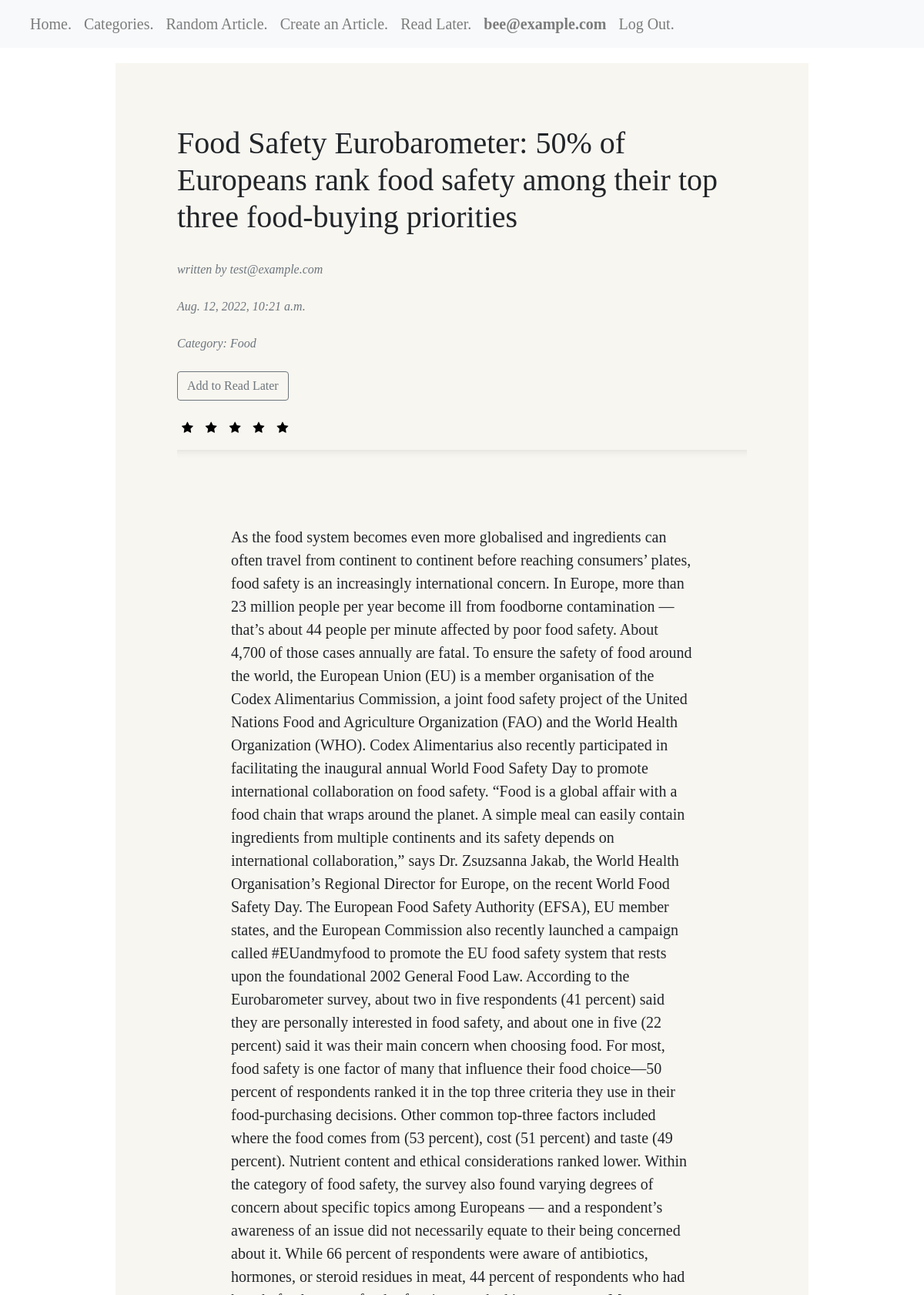
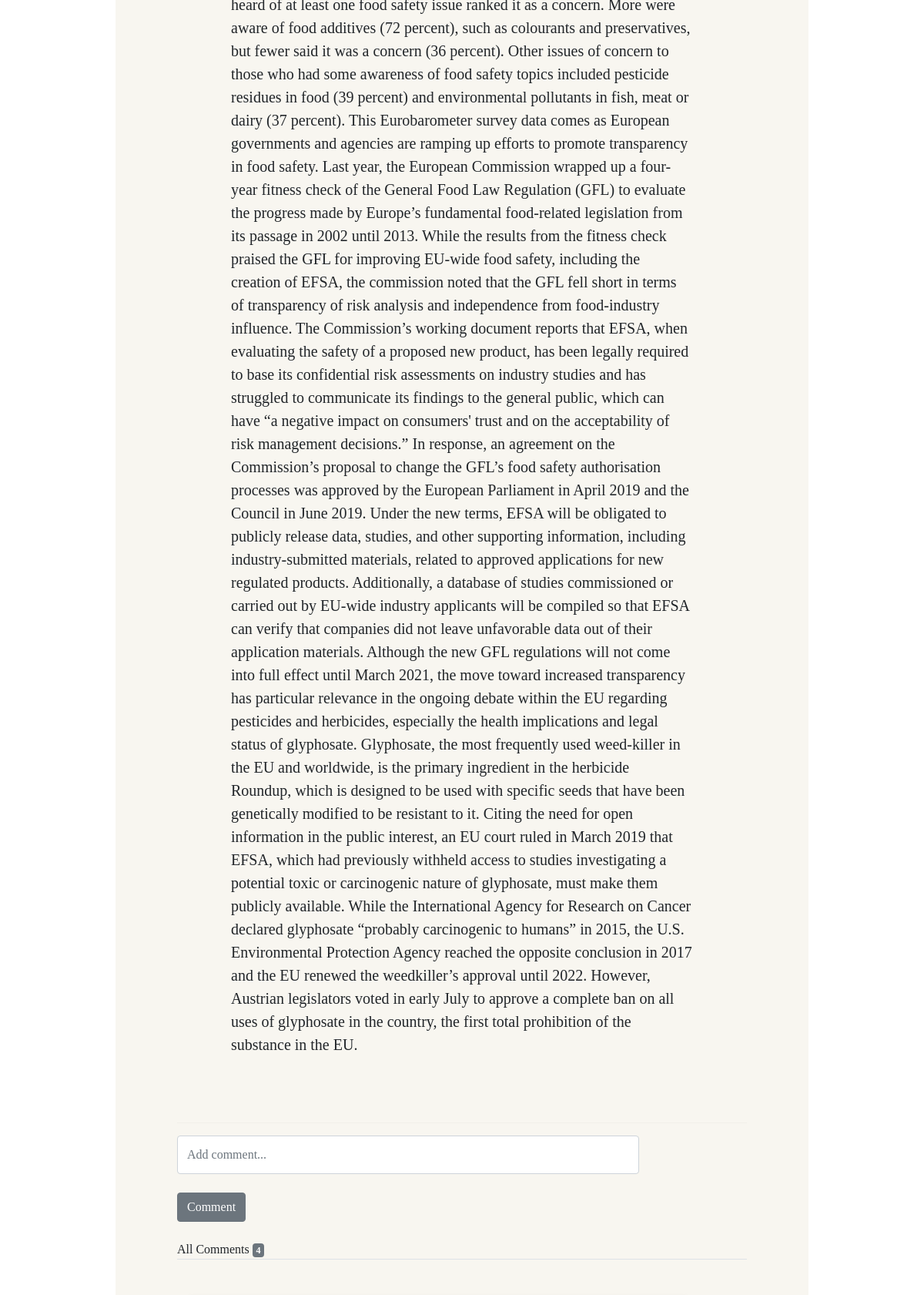
The page /article/32 (signed in, upper part) on the database its author committed (2 pictures, top to bottom).
### final/models.py (models this page shows, shortened)
class User(AbstractUser):
    pass

class Article(models.Model):
    title = models.CharField(max_length=1000)
    author = models.ForeignKey(User, on_delete=models.CASCADE, related_name="articles")
    brief = models.TextField()
    text = models.TextField()
    date = models.DateTimeField(auto_now_add=True)
    category = models.ForeignKey(Categories, on_delete=models.CASCADE, blank=True, null=True, related_name="categories")
    read_later = models.ManyToManyField(User, blank=True, related_name="read_later")

class Categories(models.Model):
    type = models.CharField(max_length=50)
    image = models.URLField(max_length=10000, blank=True, null=True)
    def __str__(self):
        return f"{self.type}"

### final/views.py (the view)
# urls.py: path("article/<int:article_id>", views.article, name="article"),
def article(request, article_id):
    article = Article.objects.get(pk=article_id)
    article_category = article.category
    comments = article.comments.all().order_by('-time')
    total_comments = article.comments.count()
    user = request.user
    in_read_later = False
    if user.is_authenticated:
        if article in user.read_later.all():
            in_read_later = True
    return render(request, "final/article.html", {
        "article": article,
        "comments": comments,
        "total_comments": total_comments,
        "article_category": article_category,
        "in_read_later": in_read_later
    })

### final/templates/final/article.html (shortened to what this page needs)
{% extends "final/layout.html" %}
{% load static %}
{% block body %}
<div id="article_container">
    <div id="container_div">
        <h1>{{ article.title }}</h1>
        <br>
        <cite class="text-muted">written by <a class="text-muted"href="{% url 'author' article.author %}">{{ article.author }}</a></cite>
        <br><br>
        <cite class="text-muted">{{ article.date }}</cite>
        <br><br>
        <cite class="text-muted">Category: {{ article_category }}</cite><br><br>
        {% if user.is_authenticated %}
        {% if in_read_later %}
        <form action="{% url 'read_later_remove' article.id %}" method="post">
            {% csrf_token %}
            <button type="submit" class="btn btn-outline-secondary">Remove from Read Later</button>
        </form>
        {% else %}
        <form action="{% url 'read_later_add' article.id %}" method="post">
            <button type="submit" class="btn btn-outline-secondary">Add to Read Later</button>
        </form>
        {% endif %}
        {% endif %}
            <br>
            {% if user.is_authenticated %}
                <form class="rate-form" action="" method="post" id="{{ article.id }}">
                    <button type="submit" class="fa fa-star my_btn" id="first"></button>
                    <button type="submit" class="fa fa-star my_btn" id="second"></button>
                    <button type="submit" class="fa fa-star my_btn" id="third"></button>
                    <button type="submit" class="fa fa-star my_btn" id="fourth"></button>
                    <button type="submit" class="fa fa-star my_btn" id="fifth"></button>
                </form>
          {% else %}
          <p>You must be logged in to add a rating on this article. <a href="{% url 'login' %}">Log in</a></p>
          {% endif %}
        <hr id="hr">
        <p id="article_text"> {{ article.text }} </p>
        <hr>
        {% if user.is_authenticated %}
            <form action="{% url 'comment' article.id %}" method="post">
            <input id="comment-box" class="form-control" type="text" name="comment" placeholder="Add comment...">
            <br>
            <input type="submit" value="Comment" class="btn btn-secondary">
            </form>
            <br>
        {% endif %}
        <p class="border-bottom">All Comments <span class="badge badge-secondary">{{ total_comments }}</span></p>
    </div>
</div>
{% endblock %}

### final/templates/final/layout.html (shortened to what this page needs)
{% load static %}
<!DOCTYPE html>
<html lang="en">
    <head>
        <link href="https://cdn.jsdelivr.net/npm/bootstrap@5.2.0/dist/css/bootstrap.min.css" rel="stylesheet">
        <link rel="stylesheet" href="https://stackpath.bootstrapcdn.com/bootstrap/4.4.1/css/bootstrap.min.css">
        <link rel="stylesheet" href="{% static 'final/styles.css' %}">
        <link rel="stylesheet" href="https://cdn.jsdelivr.net/npm/bootstrap-icons@1.9.1/font/bootstrap-icons.css">
        <link rel="stylesheet" href="https://cdnjs.cloudflare.com/ajax/libs/font-awesome/4.7.0/css/font-awesome.min.css">
    </head>
    <body>
      <nav class="navbar navbar-expand-lg navbar-light bg-light">
        <div class="container-fluid">
          <div class="collapse navbar-collapse" id="navbarNav">
            <ul class="navbar-nav">
              <li class="nav-item">
                <a class="nav-link" href="{% url 'index' %}">Home.</a>
              </li>
              <li class="nav-item">
                <a class="nav-link" href="{% url 'categories' %}">Categories.</a>
              </li>
              <li class="nav-item">
                <a class="nav-link" href="{% url 'random' %}">Random Article.</a>
              </li>
              {% if user.is_authenticated %}
              <li class="nav-item">
                <a class="nav-link" href="{% url 'new_article' %}">Create an Article.</a>
              </li>
              <li class="nav-item">
                <a class="nav-link" href="{% url 'read_later' %}">Read Later.</a>
              </li>
              <li class="nav-item">
              <a class="nav-link" href="#"><strong>{{ user.username }}</strong></a>
              </li>
              <li class="nav-item">
                <a class="nav-link" href="{% url 'logout' %}">Log Out.</a>
              </li>
              {% endif %}
            </ul>
          </div>
        </div>
      </nav>
        <div class="container-fluid">
            {% block body %}
            {% endblock %}
        </div>
    </body>
</html>

### final/static/final/styles.css (style rules this page uses)
body { font-family: 'Times New Roman', serif; background-color: white; background-size: 100%; }
.nav-link { color: black; font-size: 20px; }
#article_container { display: flex; flex-wrap: wrap; align-items: center; justify-content: center; }
#container_div { background-color: #F8F6F0; margin: 20px; padding: 80px; width: 900px; height: auto; }
#hr { height: 12px; border: 0; box-shadow: inset 0 12px 12px -12px rgba(0, 0, 0, 0.5); }
#article_text { padding: 70px; font-size: 20px; }
#comment-box { height: 50px !important; width: 600px; }
.my_btn { background-color: inherit !important; border: 0 !important; }

### rows shown on the page
User: username "bee@example.com"
Article: title "Food Safety Eurobarometer: 50% of Europeans rank food safety among their top three food-buying priorities", author "test@example.com", date "Aug. 12, 2022, 10:21 a.m.", text "As the food system becomes even more globalised and ingredients can often travel from continent to continent before reaching consumers’ plates, food safety is an increasingly international concern. In Europe, more than 23 million people per year become ill from foodborne contamination — that’s about 44 people per minute affected by poor food safety. About 4,700 of those cases annually are fatal. To ensure the safety of food around the world, the European Union (EU) is a member organisation of the Codex Alimentarius Commission, a joint food safety project of the United Nations Food and Agriculture Organization (FAO) and the World Health Organization (WHO). Codex Alimentarius also recently…"
Categories: type "Food"

### other values the page prints
{{ total_comments }} "4"
